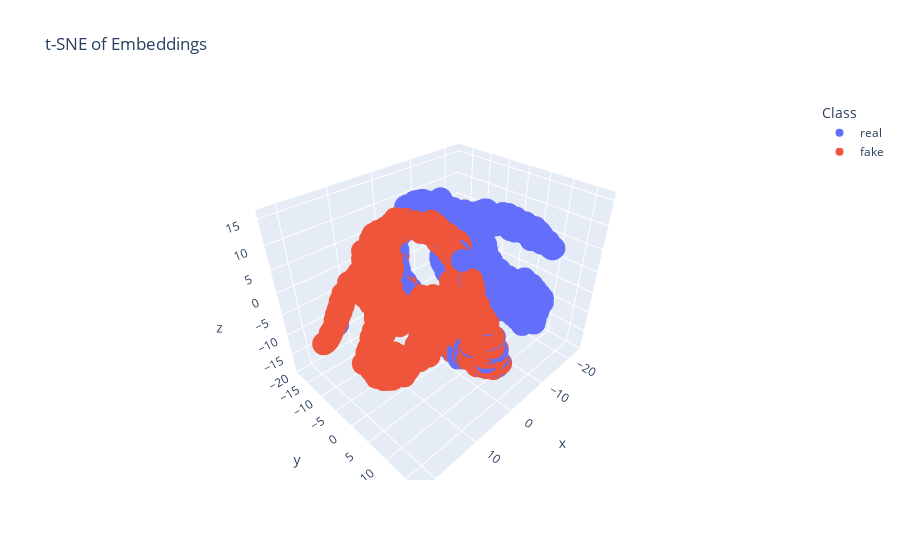

The code cell stored with this chart in its notebook:
### Code cell
embeddings = get_embeddings(model, all_mels, device)
plot_tsne(embeddings, all_labels, plot_3d=True)

### Figure 1 — Plotly figure (JSON) as saved in the notebook; plotly's stock layout.template omitted (floating-point values rounded to 4 significant figures; data arrays with more than 128 entries replaced by an {"elided": "..."} marker saying what was removed)
{"data": [{"hovertemplate": "Class=real<br>x=%{x}<br>y=%{y}<br>z=%{z}<extra></extra>", "legendgroup": "real", "marker": {"color": "#636efa", "symbol": "circle"}, "mode": "markers", "name": "real", "scene": "scene", "showlegend": true, "type": "scatter3d", "x": {"elided": "2000 float values"}, "y": {"elided": "2000 float values"}, "z": {"elided": "2000 float values"}}, {"hovertemplate": "Class=fake<br>x=%{x}<br>y=%{y}<br>z=%{z}<extra></extra>", "legendgroup": "fake", "marker": {"color": "#EF553B", "symbol": "circle"}, "mode": "markers", "name": "fake", "scene": "scene", "showlegend": true, "type": "scatter3d", "x": {"elided": "2000 float values"}, "y": {"elided": "2000 float values"}, "z": {"elided": "2000 float values"}}], "layout": {"legend": {"title": {"text": "Class"}, "tracegroupgap": 0}, "scene": {"domain": {"x": [0, 1], "y": [0, 1]}, "xaxis": {"title": {"text": "x"}}, "yaxis": {"title": {"text": "y"}}, "zaxis": {"title": {"text": "z"}}}, "title": {"text": "t-SNE of Embeddings"}}}
